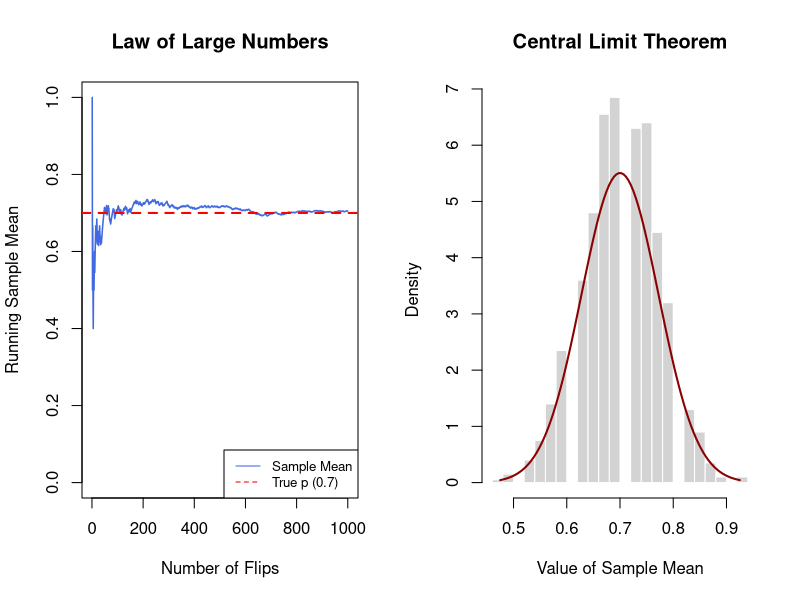

The R source for this figure:
par(mfrow = c(1, 2))

# Law of Large Numbers

p <- 0.7            # Probability of "Heads" (Success)
n_trials <- 1000    # Total number of flips

# Generate 1000 random coin flips (0 or 1)
set.seed(123)       # For reproducibility
flips <- rbinom(n_trials, size = 1, prob = p)

# Calculate running mean: cumulative sum divided by the trial index
running_mean <- cumsum(flips) / (1:n_trials)

plot(running_mean, type = "l", col = "royalblue", lwd = 1.5,
     main = "Law of Large Numbers",
     xlab = "Number of Flips", ylab = "Running Sample Mean",
     ylim = c(0, 1))
abline(h = p, col = "red", lty = 2, lwd = 2) 
legend("bottomright", legend = c("Sample Mean", "True p (0.7)"),
       col = c("royalblue", "red"), lty = 1:2, cex = 0.8)



#Central Limit Theorem

n_per_sample <- 40       # Size of each sample
n_replications <- 1000   # Number of sample means to collect

# Use replicate() to take 1000 samples and calculate their means
sample_means <- replicate(n_replications, mean(rbinom(n_per_sample, 1, p)))

# Plot Histogram (prob = TRUE scales it for the density curve)
hist(sample_means, breaks = 20, prob = TRUE, col = "lightgray",
     main = "Central Limit Theorem",
     xlab = "Value of Sample Mean", border = "white")

# Calculate theoretical Normal Curve parameters
# Mean of means = p; Standard Error = sqrt(p*(1-p)/n)
theoretical_mean <- p
theoretical_sd   <- sqrt((p * (1 - p)) / n_per_sample)

# Overlay the Normal Curve using lines()
x_axis <- seq(min(sample_means), max(sample_means), length = 100)
y_axis <- dnorm(x_axis, mean = theoretical_mean, sd = theoretical_sd)
lines(x_axis, y_axis, col = "darkred", lwd = 2)

par(mfrow = c(1, 1))
